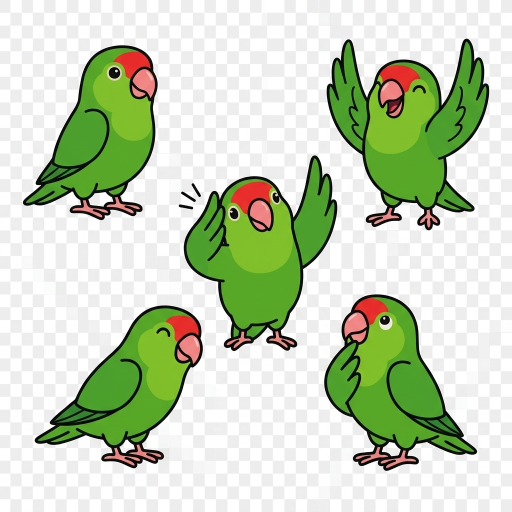
#> input picture mobile/design/kiki_sheet_source.png, 1024 x 1024 px (shown at 1/2 size)
$ python cut_kiki_sheet.py
#> lines starting #> are read from the running program, lines starting #| are printed output that depends on the picture; after the words box and inside, x2 and y2 are one past the last pixel; in counts of white or black regions, pixels touching at a corner belong together
"""Cut the sheet into five poses Flutter can serve.

Three jobs the raw sheet cannot do on its own.

BACKGROUND. The generator painted the transparency checker as real white
and grey squares. The birds are green, red, pink and black, so a
greyscale-and-bright test finds the checker -- but it also finds the eye
whites, so the mask is flood-filled inward from the border and anything
enclosed by an outline is spared. That spares the gaps between belly and
legs too, which are checker rather than bird; those come out by area,
since the largest eye white is 155px and the smallest belly gap 458.

ISOLATION. The poses are close enough on the sheet that a rectangle
around one catches a wing or a head belonging to another. So each pose is
lifted as connected shapes rather than as a box: the bird's own outline,
plus any small stray -- the motion lines beside the listening pose --
that falls entirely inside its reach. A neighbour never qualifies,
because a neighbour is not small.

ALIGNMENT. The five are drawn at slightly different sizes and sit
anywhere on the sheet. Cropping each to its own bounding box would make
the celebrating bird -- taller, because its wings are up -- shrink to fit
the same box as the others, and a mascot that changes size when its mood
changes is a different bird. So: one scale for all five, aligned on the
feet and the body's centre line. Mood changes; footing does not.
"""

from pathlib import Path

from PIL import Image, ImageDraw, ImageFilter

DESIGN = Path(__file__).resolve().parent
SRC = DESIGN / "kiki_sheet_source.png"
OUT = DESIGN.parent / "assets/images/kiki"

# Measured from the labelled sheet, not guessed: (body box, mirror).
# The thinking pose is the only one drawn facing left, and a companion
# that turns round when it starts thinking reads as two birds.
POSES = [
    ("idle", (47, 91, 314, 439), False),
    ("listening", (368, 312, 674, 701), False),
    ("celebrating", (654, 78, 978, 460), False),
    ("encouraging", (70, 612, 405, 936), False),
    ("thinking", (649, 590, 953, 941), True),
]

EYE_WHITE_MAX_AREA = 300  # eyes reach 155, belly gaps start at 458
STRAY_MAX_AREA = 2000     # motion lines are ~90px; a bird is ~50000
REACH = 45                # how far a stray may sit from its bird
DENSITIES = {"": 128, "2.0x": 256, "3.0x": 384}


def components(mask: Image.Image):
    """Every connected run of set pixels, as (bbox, area, marker, image)."""
    work = mask.copy()
    wp = work.load()
    w, h = work.size
    found, marker = [], 1
    for y in range(h):
        for x in range(w):
            if wp[x, y] != 255:
                continue
            ImageDraw.floodfill(work, (x, y), marker, thresh=0)
            blob = work.point(lambda p, m=marker: 255 if p == m else 0)
            area = sum(1 for q in blob.get_flattened_data() if q)
            found.append((blob.getbbox(), area, blob))
            marker += 1
    return found


def cut_background(im: Image.Image) -> Image.Image:
    w, h = im.size
#> w = 1024; h = 1024
    _, sat, val = im.convert("HSV").split()
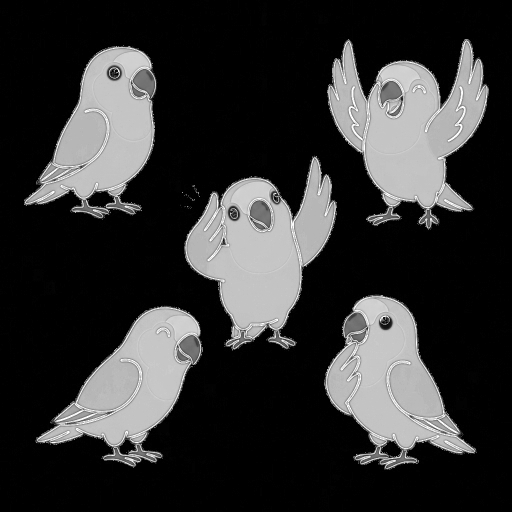
#> sat: PIL image 1024x1024 L (shown at 1/2 size); min 0, max 255, mean 50.8
    s, v = sat.load(), val.load()

    cand = Image.new("L", (w, h), 0)
#> cand: PIL image 1024x1024 L; every value is 0
    c = cand.load()
    for y in range(h):
        for x in range(w):
            if s[x, y] < 45 and v[x, y] > 170:
                c[x, y] = 255

    ImageDraw.floodfill(cand, (0, 0), 128, thresh=0)
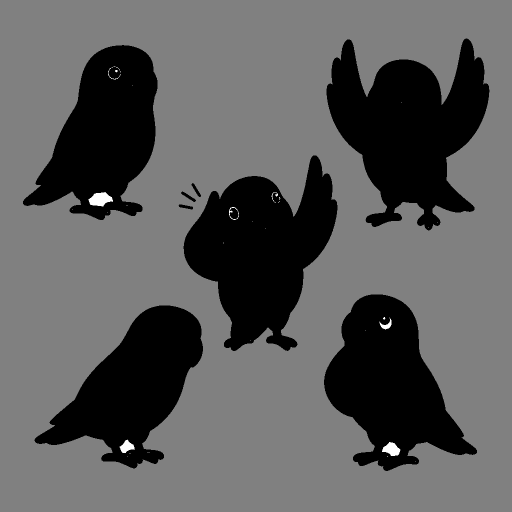
#> cand: PIL image 1024x1024 L (shown at 1/2 size); min 0, max 255, mean 91.1
    bg = cand.point(lambda p: 255 if p == 128 else 0)
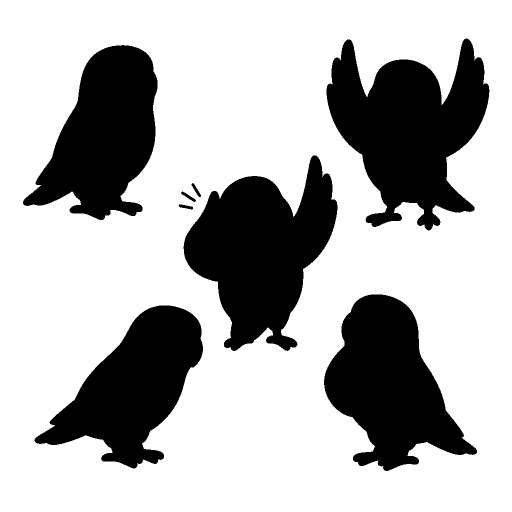
#> bg: PIL image 1024x1024 L (shown at 1/2 size); 70.7% white; 8 black regions, largest, box (x1, y1, x2, y2) and area: (653, 77, 979, 461) 71622, (367, 311, 675, 702) 67742, (648, 589, 954, 942) 58875
    # Eat one pixel inward: where checker meets the black outline the
    # blend is mid-grey, too dark to be a candidate, and survives as a
    # halo. The outlines are several pixels thick and do not miss it.
    bg = bg.filter(ImageFilter.MaxFilter(3))
#> bg: PIL image 1024x1024 L; 71.5% white; 8 black regions, largest, box (x1, y1, x2, y2) and area: (654, 78, 978, 460) 69309, (368, 312, 674, 701) 65904, (649, 590, 953, 941) 57316
    alpha = bg.point(lambda p: 0 if p else 255)

    # Enclosed checker the border fill could not reach.
    r, g, b = im.split()
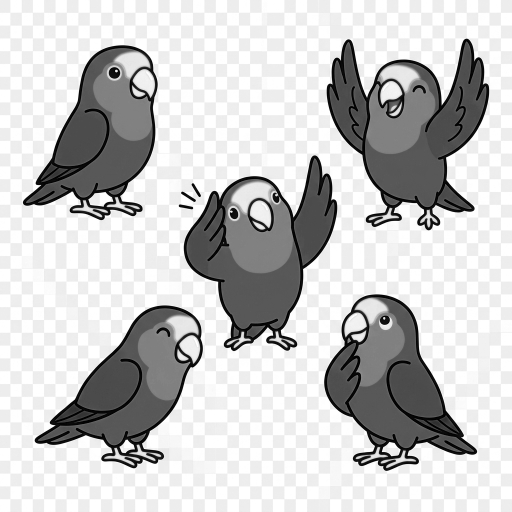
#> r: PIL image 1024x1024 L (shown at 1/2 size); min 0, max 255, mean 199.8
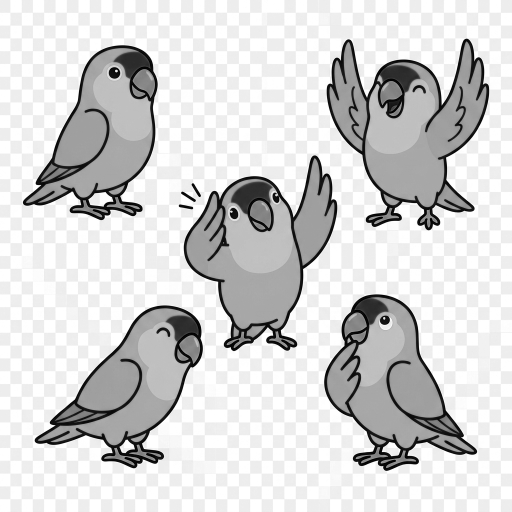
#> g: PIL image 1024x1024 L (shown at 1/2 size); min 0, max 255, mean 211.9
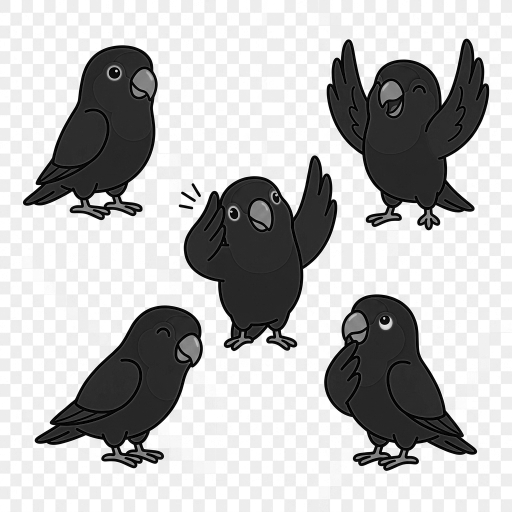
#> b: PIL image 1024x1024 L (shown at 1/2 size); min 0, max 255, mean 186.3
    rp, gp, bp = r.load(), g.load(), b.load()
    ap = alpha.load()
    grey = Image.new("L", (w, h), 0)
    gr = grey.load()
    for y in range(h):
        for x in range(w):
            if ap[x, y] < 128:
                continue
            hi = max(rp[x, y], gp[x, y], bp[x, y])
            lo = min(rp[x, y], gp[x, y], bp[x, y])
            if hi - lo < 25 and rp[x, y] > 170:
                gr[x, y] = 255

    for box, area, blob in components(grey):
#> in components, `work = mask.copy()`:
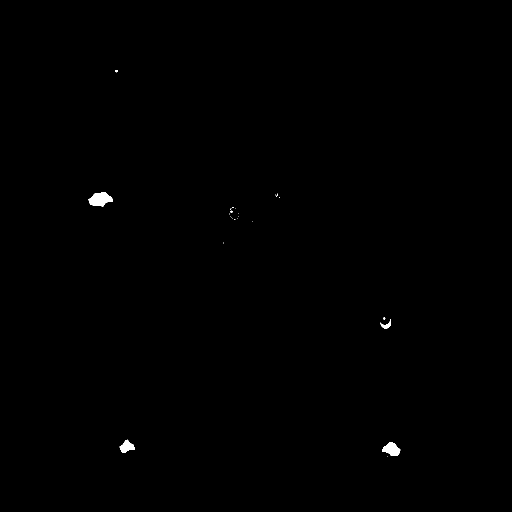
#> work: PIL image 1024x1024 L (shown at 1/2 size); 0.22% white; 25 white regions (21 under 20 px), largest, box (x1, y1, x2, y2) and area: (177, 384, 226, 413) 934, (764, 884, 801, 912) 647, (239, 879, 270, 906) 458, (760, 638, 782, 657) 156
#> in components, `found, marker = [], 1`: marker = 1
        if area < EYE_WHITE_MAX_AREA:
            continue
        bp_ = blob.load()
        for yy in range(box[1], box[3]):
            for xx in range(box[0], box[2]):
                if bp_[xx, yy]:
                    ap[xx, yy] = 0
#> this loop made 0 passes

    out = im.convert("RGBA")
    out.putalpha(alpha)
    return out


#> (the run stopped early here; a loop or call above may not have finished)
